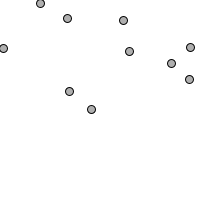
Frame 1 (no input)
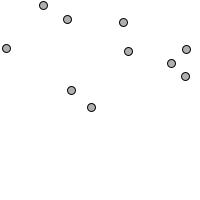
Frame 60 (the mouse pressed at the canvas centre just before this capture)
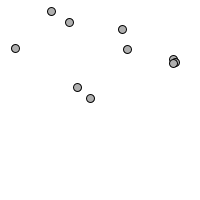
Frame 120 (the mouse held since frame 60 and released just before this capture)

The Processing sketch that drew these frames (run headless with seeded random() and noise(); from frame 60 on, the mouse is pressed at the canvas centre):

// Processing sketch: e08_mutual_attraction
// ── e08_mutual_attraction.pde
float G = 0.5;

Mover[] movers;

void setup() {
  size(200,200);
  background(255);
  movers = new Mover[10];
  for (int i = 0; i < movers.length; i++)
    movers[i] = new Mover(random(0,width),random(0,height));
}

void draw() {
  background(255);

  for (int i = 0; i < movers.length; i++) {
    
    PVector attraction = new PVector(0,0);
    for (int j = 0; j < movers.length; j++)
      if (i != j)
        attraction.add(movers[j].attract(movers[i]));
        
    PVector[] forces = new PVector[]{attraction};
    movers[i].update(forces);
    movers[i].display();
    
  }
}

class Mover {
  
  PVector location;
  PVector velocity;
  float mass;
  
  Mover(float x, float y) {
    location = new PVector(x,y);
    velocity = new PVector(0,0);
    mass = 1;
  }
  
  PVector attract(Mover mover) {
    PVector result;
    
    PVector displacement = PVector.sub(location,mover.location);
    float distance = constrain(displacement.mag(),5,50);
    
    result = displacement.copy();
    result.normalize();
    float strength = (G * mass * mover.mass) / (distance * distance);
    result.mult(strength);
    
    return result;
  }
  
  void update(PVector[] forces) {
    PVector acceleration = PVector.div(sumVectors(forces),mass);
    velocity.add(acceleration);
    location.add(velocity);
  }
  
  void display() {
    stroke(0);
    fill(175);
    ellipse(location.x,location.y,8*mass,8*mass);
  }
}

PVector sumVectors(PVector[] vectors) {
  PVector result = new PVector(0,0);
  for (int i = 0; i < vectors.length; i++)
    result.add(vectors[i]);
  return result;
}
